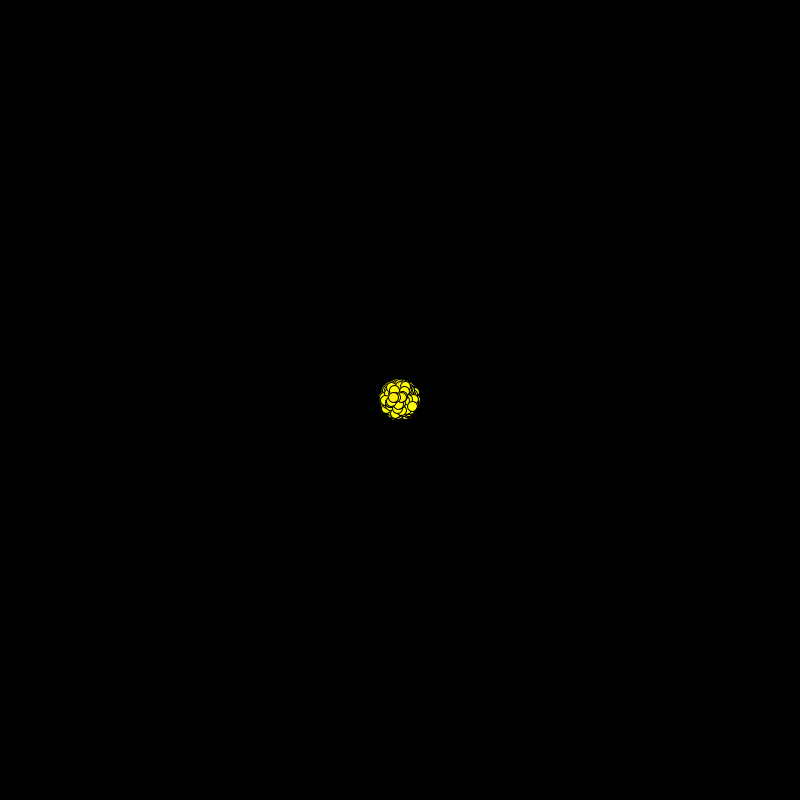
Frame 1 (no input)
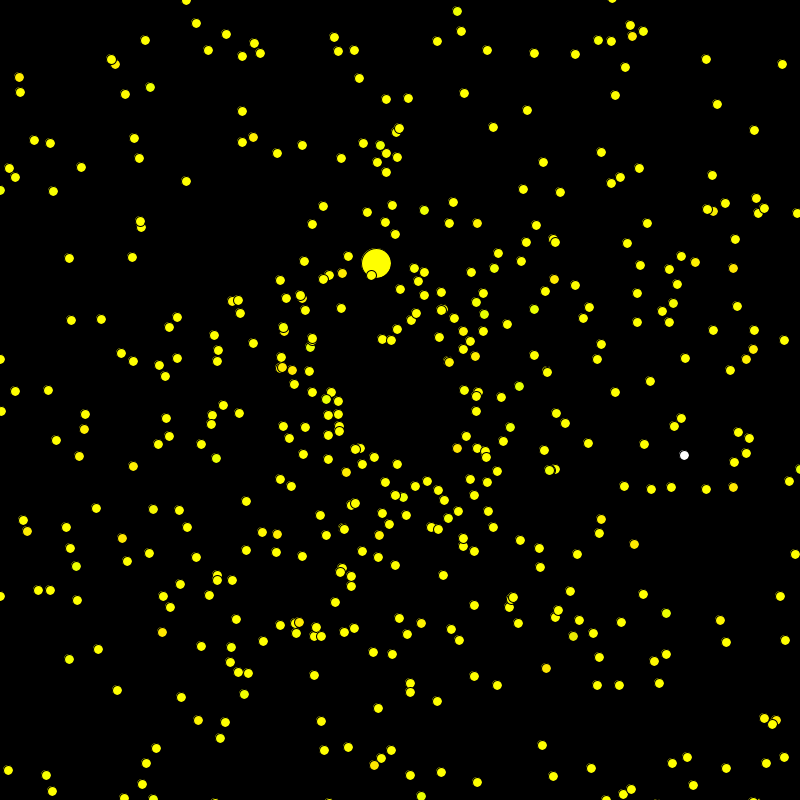
Frame 60 (the mouse pressed at the canvas centre just before this capture)
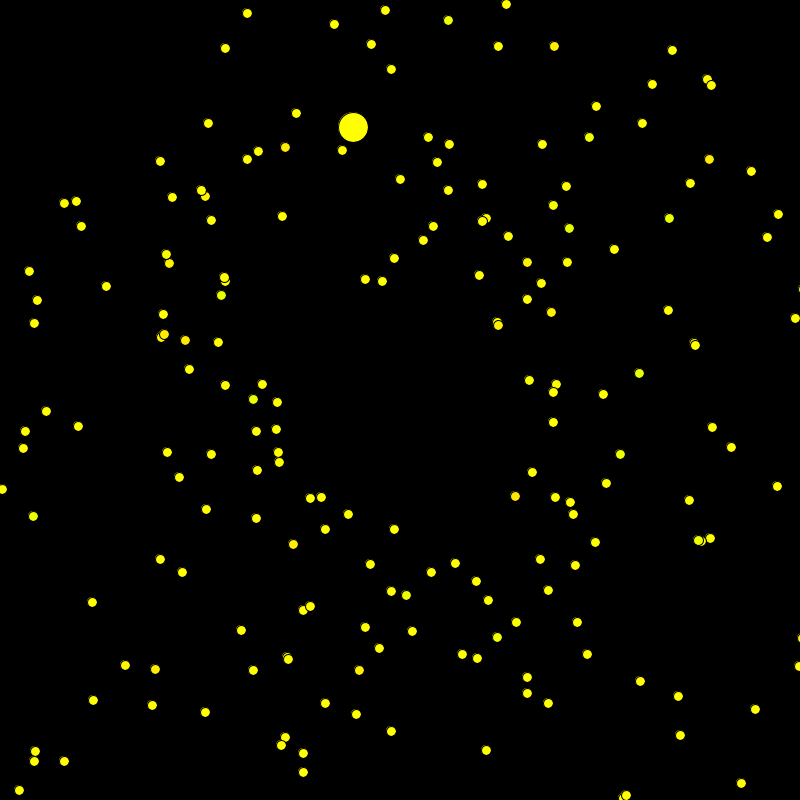
Frame 120 (the mouse held since frame 60 and released just before this capture)

The Processing sketch that drew these frames (run headless with seeded random() and noise(); from frame 60 on, the mouse is pressed at the canvas centre):

// Processing sketch: starfieldEverts
// ── starfieldEverts.pde
//your code here...follow the steps listed on the repo..be creative! (like you have been)
Particle[] p = new Particle[1000];
boolean stars = true;

void setup(){
  size(800, 800);
  for(int i=0; i<p.length; i++){
    p[1] = new OddballParticle(width/2, height/2);
    p[2] = new JumboParticle(width/2, height/2);
    p[i] = new NormalParticle(width/2, height/2);
  }  
}
void draw(){
  background(0);
 
  for(int i=0; i<p.length; i++){
    p[i].move();
    p[i].show();  
  }
  
}

interface Particle{
  public void move();
  public void show();
}

// ── JumboParticle.pde
class JumboParticle extends NormalParticle //uses inheritance
{ 
  private double x, y, speed, angle;
  int r, g, b;
  
  public JumboParticle(double x, double y){
    super(x, y); 
    this.x = x;
    this.y = y;
    angle = (Math.PI * ((Math.random()*25)));
    speed = ((Math.random()*4)+1);
    r = (int)(Math.random()*255)+230;
    g = (int)(Math.random()*255)+230;
    b =0;
  }
  
   public void move(){
    x += speed*Math.cos(angle);
    y += speed*Math.sin(angle);
  }
  
  public void show(){
    fill(r, g, b);
    ellipse((int)x, (int)y, 30, 30);  
  }
}

// ── NormalParticle.pde
class NormalParticle implements Particle{
  private double x, y, speed, angle;
  int r, g, b;
  
   NormalParticle(double x, double y){
    this.x = x;
    this.y = y;
    angle = (Math.PI * ((Math.random()*25)));
    speed = ((Math.random()*15)+1);
    r = (int)(Math.random()*255)+230;
    g = (int)(Math.random()*255)+230;
    b =0;
  }
  
  public void move(){
    x += speed*Math.cos(angle);
    y += speed*Math.sin(angle);
      
    if(x>9055 || x<-9055 || y>9055 || y<-9055){
      setup();
    }    
  }
  
  public void show(){
    fill(r, g, b);
    ellipse((int)x, (int)y, 10, 10);  
  }
}

// ── OddballParticle.pde
class OddballParticle implements Particle //uses an interface
{
  
  private double x, y, speed, angle;
  int r, g, b;
  
  OddballParticle(double x, double y){
    this.x = x;
    this.y = y;
    angle = (Math.PI * ((Math.random()*25)));
    speed = ((Math.random()*0.9)+0.5);
    r = 255;
    g = 255;
    b = 255;
  }
  
  public void move(){
    x += (int)(Math.random()*10) * speed*Math.cos(angle);
    y += (int)(Math.random()*10) * speed*Math.sin(angle);
  }
  
  public void show(){
    fill(r, g, b);
    ellipse((int)x, (int)y, 10, 10);  
  }
}
